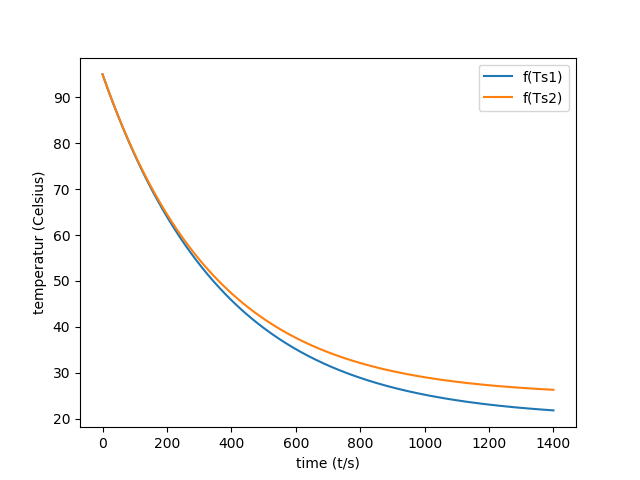

The Python source for this figure:
import matplotlib.pyplot as plt
import numpy as np
from ODESolver import * #importing the methods from ODESOlver
#Class implemented to solve the differential expression
class Problem:
    #Constructor corresponding to the class, delegating information about,
    #The declared varibles
    def __init__(self, h, Ts):
        self.h = h
        self.Ts = Ts
    #Special method returning the expression of the differential equation
    #T' = -h(T- Ts)
    def __call__(self, T, t):
        y = -self.h*(T - self.Ts)
        return y
    #Terminate method to implement an asymptote to the corresponding differential expression
    def terminate(self, u, t, step_no):
        tol = 1e-7 #tolerance
        return abs((u[step_no] - u[step_no - 1])) < tol #testing the expression for its asymptotic value
#Function to make an estimate of the h-constant
def estimate_h(t1, Ts, T0, T1):
    h = (T1 - T0) / (t1*(Ts - T0))
    return h

t1 = 15 #Second time measurment
Ts1 = 20 #First testing value of the room temperature
Ts2 = 25 #Second testing value of the room temperature
T0 = 95 #First calculated term of the temperatur of the coffee
T1 = 92 #Second measurment

#Array of time values from 0 to 1400 with 10000 points
time_points = np.linspace(0, 1400, 10000)

h = estimate_h(t1, Ts1, T0, T1)
h2 = estimate_h(t1, Ts2, T0, T1)
#Calling on the class with the given arguments
instance = Problem(h, Ts1)
instance2 = Problem(h2, Ts2)
metode = RungeKutta4(instance)
metode2 = RungeKutta4(instance2)
#Setting the initial condition
metode.set_initial_condition(95)
metode2.set_initial_condition(95)
u,t = metode.solve(time_points, instance.terminate)
u2, t2 = metode2.solve(time_points, instance2.terminate)

#Exact solution to the differential equation with C = 75
def exact(t):
    return 75*np.exp(-h*t) + Ts1

#Test function implemented to check if the class gives a correct corresponding output
def test_problem():
    time_points2 = np.linspace(0, 15, 16) #new linspace with t-values
    expected = exact(time_points[5]) #exact solution with t = 5
    computed = u[5] #computed solution testing the expression with the fifth term of u
    tol = 1e-7 #tolerance
    success = abs(expected - computed) < tol
    msg = f'expected :{expected}, but got {computed}'
    assert success, msg
test_problem()

plt.plot(t,u, label = 'f(Ts1)')
plt.plot(t2, u2, label='f(Ts2)')
plt.xlabel('time (t/s)')
plt.ylabel('temperatur (Celsius)')
plt.legend()
plt.savefig('coffee.png')
plt.show()

"""
Output: python3 coffee.py
The output is shown in the png coffee.png where both the solutions are shown with different labels
"""
